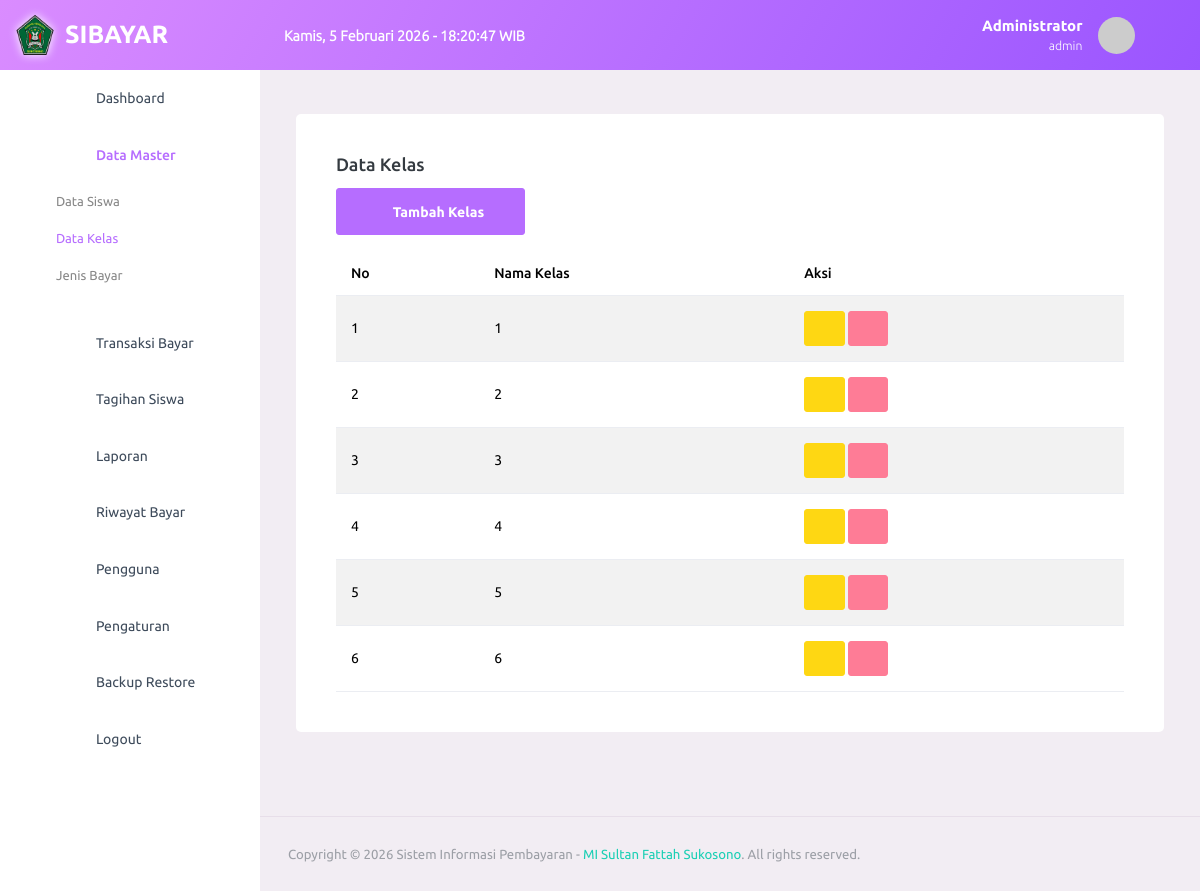
/data/kelas.php (signed in), run on the app's committed database.
### tables this page shows
CREATE TABLE `pengaturan` (
  `id_pengaturan` int NOT NULL,
  `nama_sekolah` varchar(100) DEFAULT NULL,
  `alamat_sekolah` text,
  `logo` varchar(255) DEFAULT NULL,
  `nama_bendahara` varchar(100) DEFAULT NULL,
  `tahun_ajaran` varchar(20) DEFAULT '',
  `bg_login` varchar(255) DEFAULT NULL,
  PRIMARY KEY (`id_pengaturan`)
);

CREATE TABLE `kelas` (
  `id_kelas` int NOT NULL AUTO_INCREMENT,
  `nama_kelas` varchar(20) NOT NULL,
  PRIMARY KEY (`id_kelas`)
);

### config/config.php (called while the page is built, shortened)
<?php
$base_url = "http://localhost/spp/";
function base_url($path = "") {
    global $base_url;
    return $base_url . $path;
}
?>

### data/kelas.php (the view, shortened to what this page needs)
<?php
include '../template/header.php';
include '../template/sidebar.php';
?>
<div class="row">
    <div class="col-lg-12 grid-margin stretch-card">
        <div class="card">
            <div class="card-body">
                <h4 class="card-title">Data Kelas</h4>
                <button type="button" class="btn btn-primary mb-3" data-bs-toggle="modal" data-bs-target="#modalTambah">
                    <i class="mdi mdi-plus"></i> Tambah Kelas
                </button>
                <div class="table-responsive">
                    <table class="table table-striped">
                        <thead>
                            <tr>
                                <th>No</th>
                                <th>Nama Kelas</th>
                                <th>Aksi</th>
                            </tr>
                        </thead>
                        <tbody>
                            <?php
                            $no = 1;
                            $query = mysqli_query($koneksi, "SELECT * FROM kelas ORDER BY nama_kelas ASC");
                            while ($row = mysqli_fetch_assoc($query)) :
                            ?>
                                <tr>
                                    <td><?= $no++ ?></td>
                                    <td><?= $row['nama_kelas'] ?></td>
                                    <td>
                                        <button type="button" class="btn btn-warning btn-sm" data-bs-toggle="modal" data-bs-target="#modalEdit<?= $row['id_kelas'] ?>">
                                            <i class="mdi mdi-pencil"></i>
                                        </button>
                                        <a href="kelas.php?v=1&hapus=<?= $row['id_kelas'] ?>" class="btn btn-danger btn-sm btn-hapus">
                                            <i class="mdi mdi-delete"></i>
                                        </a>
                                    </td>
                                </tr>
                            <?php endwhile; ?>
                        </tbody>
                    </table>
                </div>
            </div>
        </div>
    </div>
</div>
<?php include '../template/footer.php'; ?>

### template/header.php (shortened to what this page needs)
<?php
include_once __DIR__ . '/../config/config.php';
$q_setting = mysqli_query($koneksi, "SELECT logo FROM pengaturan WHERE id_pengaturan = 1");
$d_setting = mysqli_fetch_assoc($q_setting);
$logo_sekolah = $d_setting['logo'] ?? '';
?>
<!DOCTYPE html>
<html lang="en">
<head>
    <link rel="stylesheet" href="<?= base_url('assets/vendors/mdi/css/materialdesignicons.min.css') ?>">
    <link rel="stylesheet" href="<?= base_url('assets/vendors/css/vendor.bundle.base.css') ?>">
    <link rel="stylesheet" href="<?= base_url('assets/css/style.css') ?>?v=<?= time() ?>">
    <link rel="stylesheet" href="https://cdn.datatables.net/1.10.24/css/dataTables.bootstrap4.min.css">
</head>
<body>
    <div class="container-scroller">
        <nav class="navbar default-layout col-lg-12 col-12 p-0 fixed-top d-flex flex-row">
            <div class="navbar-brand-wrapper d-flex align-items-center justify-content-start">
                <a class="navbar-brand brand-logo d-flex align-items-center justify-content-start" href="<?= base_url() ?>" style="padding-left: 15px;">
                    <?php if (!empty($logo_sekolah)) : ?>
                        <img src="<?= base_url('assets/images/' . $logo_sekolah) ?>" alt="logo" style="width: 40px; height: 40px; margin: 0 10px 0 0 !important; filter: drop-shadow(0px 0px 5px white);" />
                    <?php endif; ?>
                    <h3 class="mb-0 font-weight-bold text-white">SIBAYAR</h3>
                </a>
            </div>
            <div class="navbar-menu-wrapper d-flex align-items-center">
                <div class="d-none d-lg-block me-auto">
                    <span class="text-white fw-bold" id="current-datetime" style="font-size: 0.9rem;"></span>
                </div>
                <ul class="navbar-nav navbar-nav-right">
                    <li class="nav-item dropdown d-none d-xl-inline-block">
                        <a class="nav-link dropdown-toggle" id="UserDropdown" href="#" data-bs-toggle="dropdown" aria-expanded="false">
                            <div class="d-none d-md-block me-3 text-end">
                                <p class="mb-0 font-weight-bold text-white"><?= $_SESSION['nama_lengkap'] ?></p>
                                <p class="mb-0 text-white small"><?= $_SESSION['role'] ?></p>
                            </div>
                            <?php
                            $foto = $_SESSION['foto'] ?? '';
                            $path_fisik = __DIR__ . '/../assets/images/faces/' . $foto;
                            if (!empty($foto) && file_exists($path_fisik)) {
                                $foto_url = base_url('assets/images/faces/' . $foto);
                            } else {
                                $foto_url = "https://ui-avatars.com/api/?name=" . urlencode($_SESSION['nama_lengkap']) . "&background=random&color=fff";
                            }
                            ?>
                            <img class="img-xs rounded-circle" src="<?= $foto_url ?>" alt="Profile image" style="object-fit: cover;">
                        </a>
                    </li>
                </ul>
            </div>
        </nav>
        <div class="container-fluid page-body-wrapper">

### template/header.php (style rules this page uses)
.container-scroller { overflow: visible !important; }
.navbar.default-layout { background: linear-gradient(120deg, #da8cff, #9a55ff) !important; }
.navbar.default-layout .navbar-brand-wrapper { background: transparent !important; }
.navbar.default-layout .navbar-menu-wrapper { background: transparent !important; }
.navbar.default-layout .navbar-brand-wrapper h3 { color: #ffffff !important; }
.navbar.default-layout .navbar-menu-wrapper .nav-link { color: #ffffff !important; }

### data on the page
pengaturan: logo (picture)
kelas: nama_kelas "1"
kelas: nama_kelas "2"
kelas: nama_kelas "3"
kelas: nama_kelas "4"
kelas: nama_kelas "5"
kelas: nama_kelas "6"

### other printed values
$_SESSION['nama_lengkap'] "Administrator"
$_SESSION['role'] "admin"
